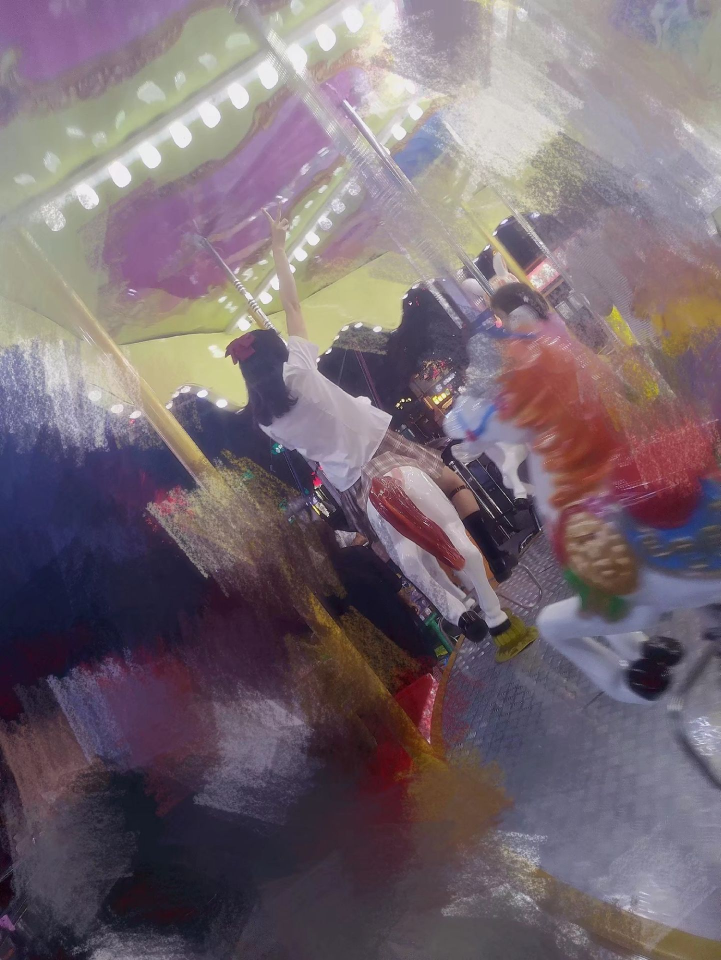
#> input picture pic/0D0112BE154F599822ACAB4EB8666C20.jpg, 1441 x 1920 px (shown at 1/2 size); its folder holds 4 pictures in this run
$ python main.py
#> lines starting #> are read from the running program, lines starting #| are printed output that depends on the picture
import cv2
import os
import numpy as np

pic_list = [
    [2, 5, 8],
    [2, 3, 5, 8],
    [1, 2, 5, 8],
    [2, 5, 8],
    [2, 5, 6, 8],
    [2, 4, 5, 8],
    [2, 5, 8],
    [2, 5, 8, 9],
    [2, 5, 8, 7],
]

print(pic_list.__len__())
for fpath, dirname, fnames in os.walk("./pic/"):
    pic_name_list = fnames

for i in range(len(pic_name_list)):
    pic_name_list[i] = "./pic/" + pic_name_list[i]

print(pic_name_list)

count = 0

for i in range(len(pic_list)):
    blank_image = np.zeros((900, 900, 3), np.uint8)
    blank_image[::] = 255
    for j in pic_list[i]:
        j = j - 1
        img = cv2.imread(pic_name_list[count])
#> img is the input picture: shape (1920, 1441, 3); mean B, G, R 113, 104.7, 117.9
        count += 1
        height, width, _ = img.shape
#> height = 1920; width = 1441

        if height < width:
            start = int((width - height) / 2)
            img = img[:, start:start + height]
        else:
            start = int((height - width) / 2)
#> start = 239
            img = img[start:start + width, :]
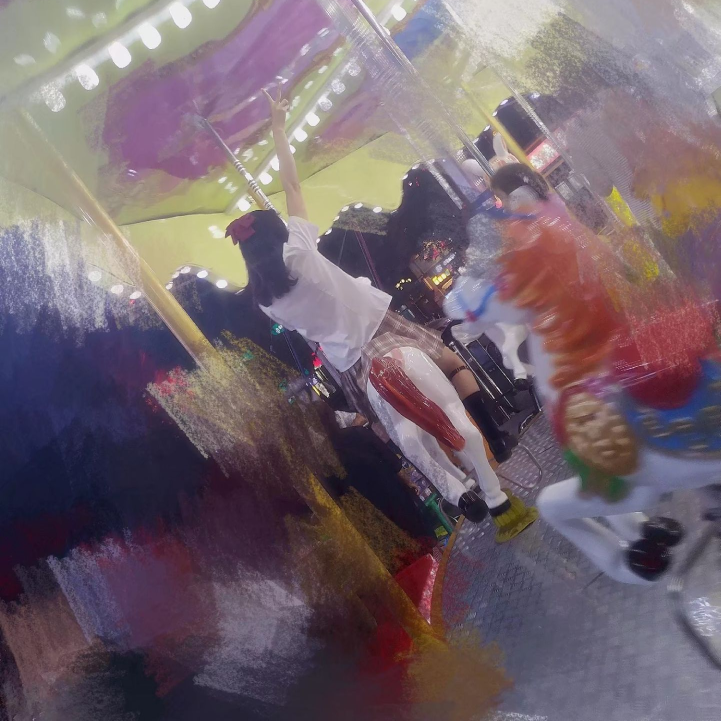
#> img: shape (1441, 1441, 3) (shown at 1/2 size); mean B, G, R 109.2, 100.7, 115.5
        img = cv2.resize(img, (300, 300), )
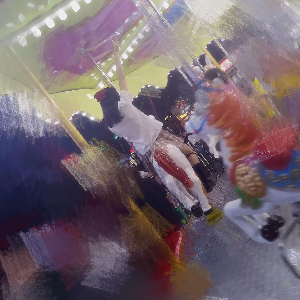
#> img: shape (300, 300, 3); mean B, G, R 109.2, 100.6, 115.4

        print(height, width)
#| 1920 1441
        x = j % 3
        y = int(j / 3)
        blank_image[y * 300: (y + 1) * 300, x * 300: (x + 1) * 300] = img
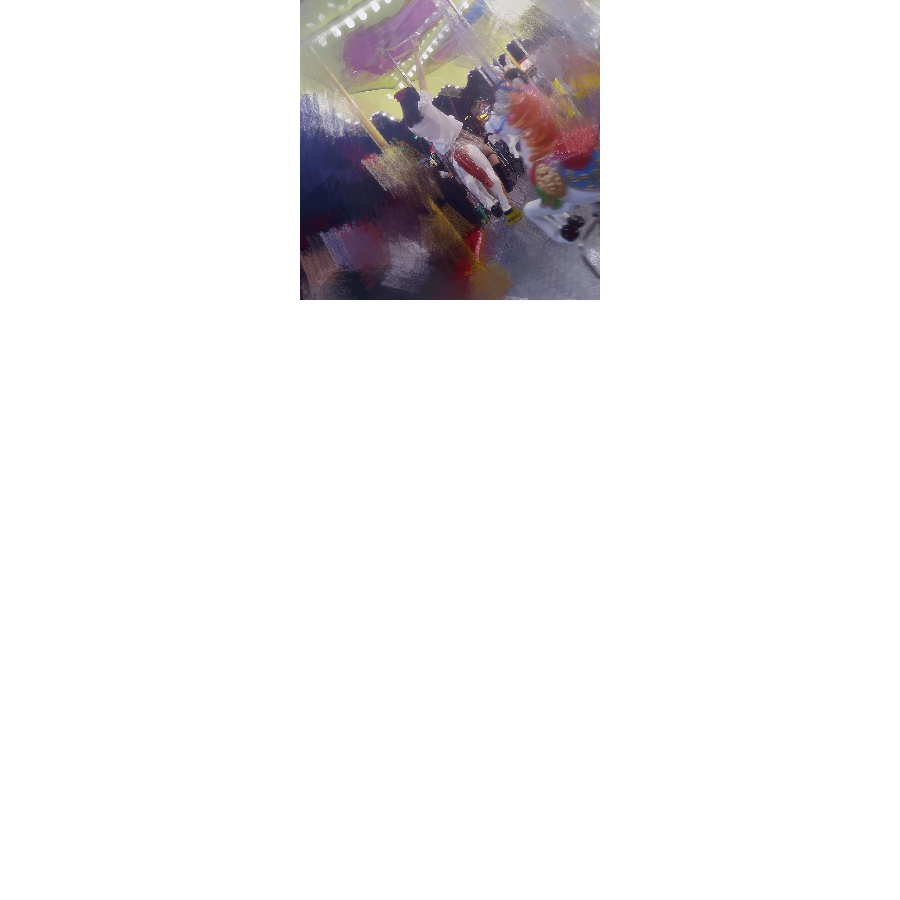
#> blank_image: shape (900, 900, 3); mean B, G, R 238.8, 237.8, 239.5
        cv2.imshow("Image", blank_image)
        cv2.waitKey(0)
        cv2.imwrite("image/" + str(i) + ".jpg", blank_image, [int(cv2.IMWRITE_JPEG_QUALITY), 100])
#> pass 2 of the loop `for i in range(len(pic_list)):`:
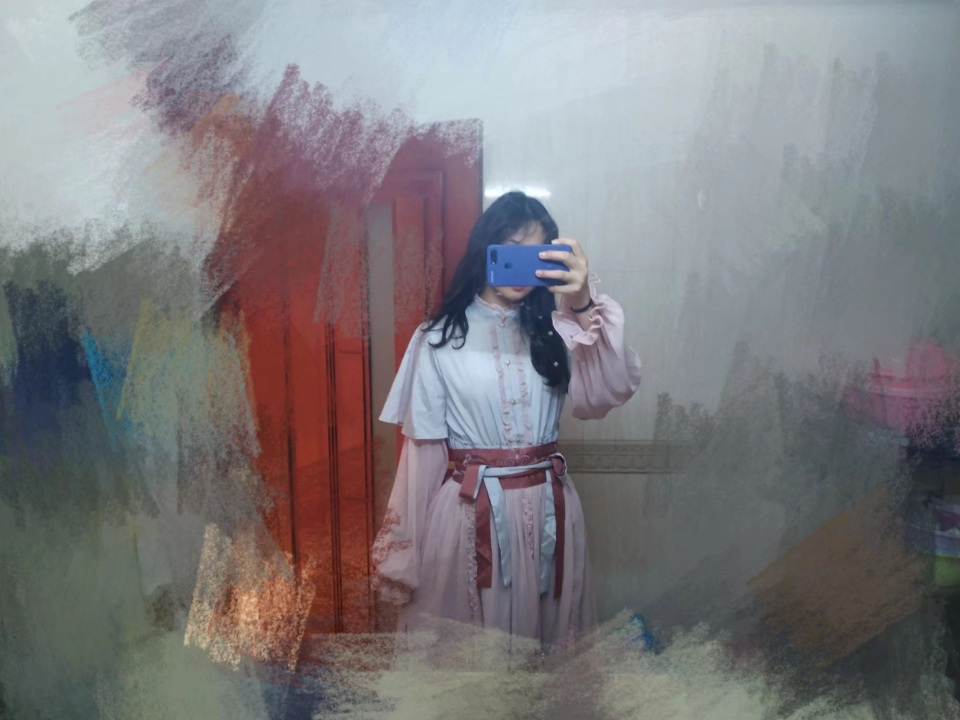
#> input picture pic/0389E1A3E144393816BF49B29733E33D.jpg, 1920 x 1440 px (shown at 1/2 size)
#> img is the input picture: shape (1440, 1920, 3); mean B, G, R 125.2, 122, 124.6
#> `img = cv2.resize(img, (300, 300), )`:
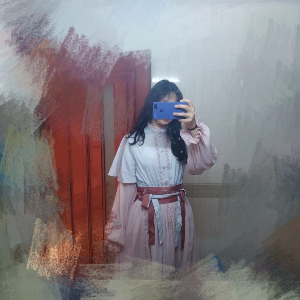
#> img: shape (300, 300, 3); mean B, G, R 128.7, 125.2, 131.1
#| 1440 1920
#> `blank_image[y * 300: (y + 1) * 300, x * 300: (x + 1) * 300] = img`:
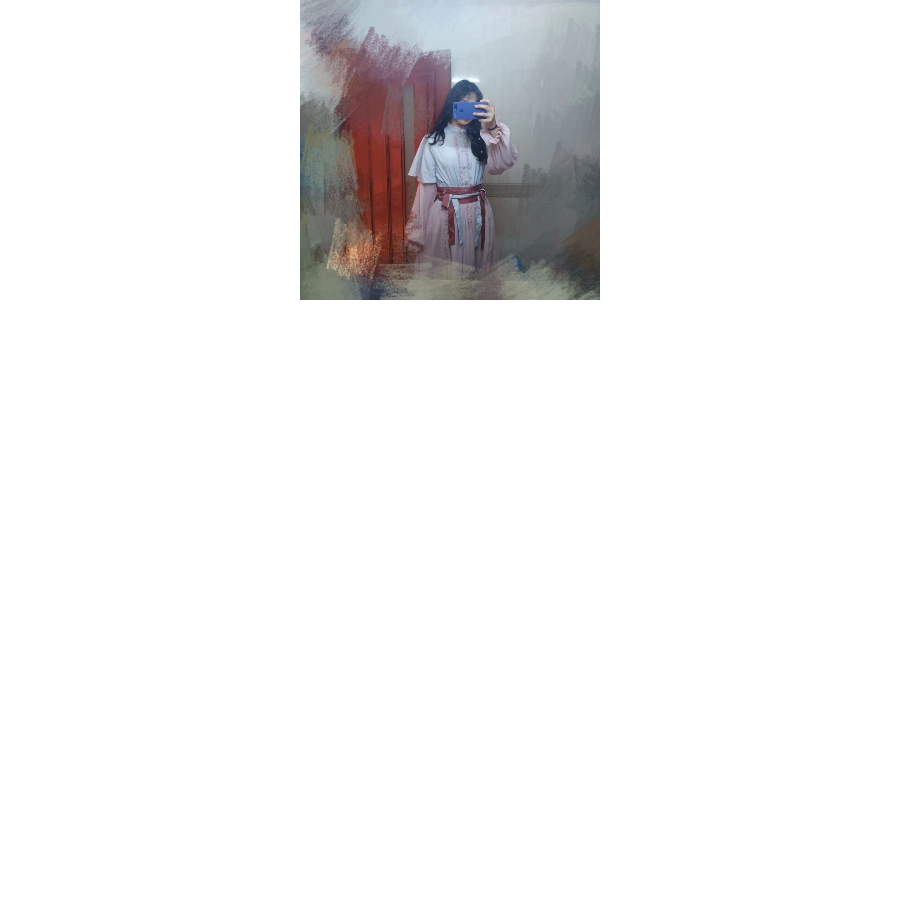
#> blank_image: shape (900, 900, 3); mean B, G, R 241, 240.6, 241.2
#> (the run stopped early here; a loop or call above may not have finished)
